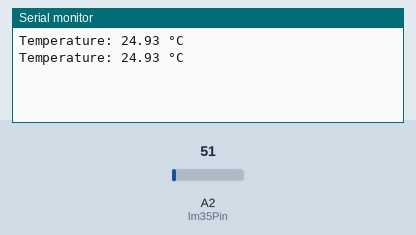
This sketch was run on a simulated Arduino Uno, built with avr-gcc and run on an emulated ATmega328P. Parts: the last lines printed to the serial monitor. The test bench sets the inputs (shaded band); at power-on: A2 (lm35Pin) = 51.

Above: at 1.8 s.
1.9 s: A2 (lm35Pin) set to 61
At 2.8 s:
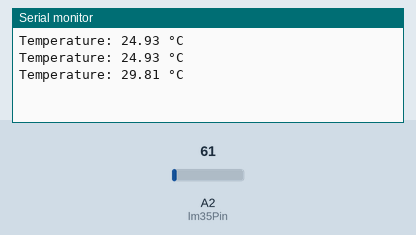
3.4 s: A2 (lm35Pin) set to 71
At 4.8 s:
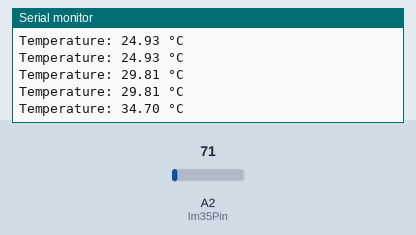
Timing chart, 0 to 6.4 s (numbered marks = the images above; inputs shaded):
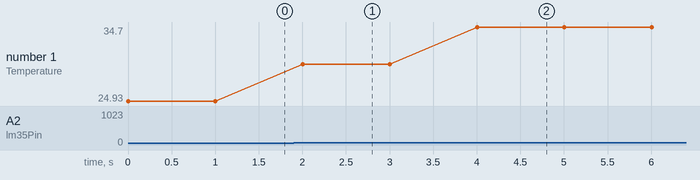

Measured:
- after the input at 1.9 s, the serial monitor: prints a new line after 0.10 s (image 1)
- after the input at 3.4 s, the serial monitor: prints a new line after 0.60 s (image 2)
- plotted number 1: 24.93 → 29.81 after the input at 1.9 s, 29.81 → 34.7 after the input at 3.4 s

The sketch:

LM35_02.ino
```cpp
// 핀 정의
const int lm35Pin = A2;  // LM35가 A2 핀에 연결됨

void setup() {
  // 시리얼 통신 시작 (baud rate: 9600)
  Serial.begin(9600);
}

void loop() {
  // 아날로그 값 읽기 (0-1023)
  int sensorValue = analogRead(lm35Pin);

  // 아날로그 값을 전압으로 변환 (5V 기준)
  float voltage = sensorValue * (5.0 / 1023.0);

  // 전압을 온도로 변환 (LM35: 10mV/°C)
  float temperatureC = voltage * 100;

  // 시리얼 모니터에 온도 출력
  Serial.print("Temperature: ");
  Serial.print(temperatureC);
  Serial.println(" °C");

  // 1초 대기
  delay(1000);
}
```
